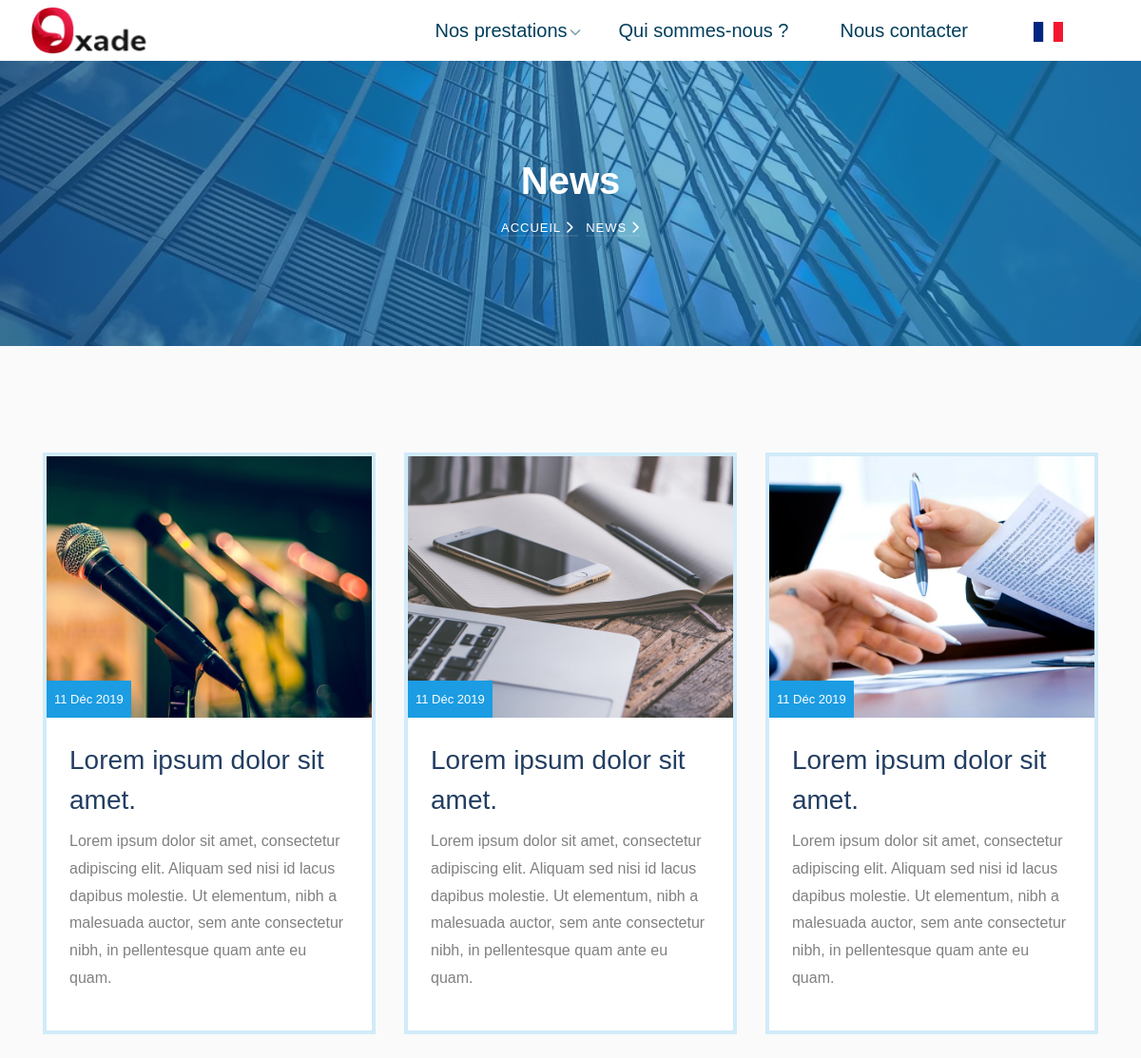
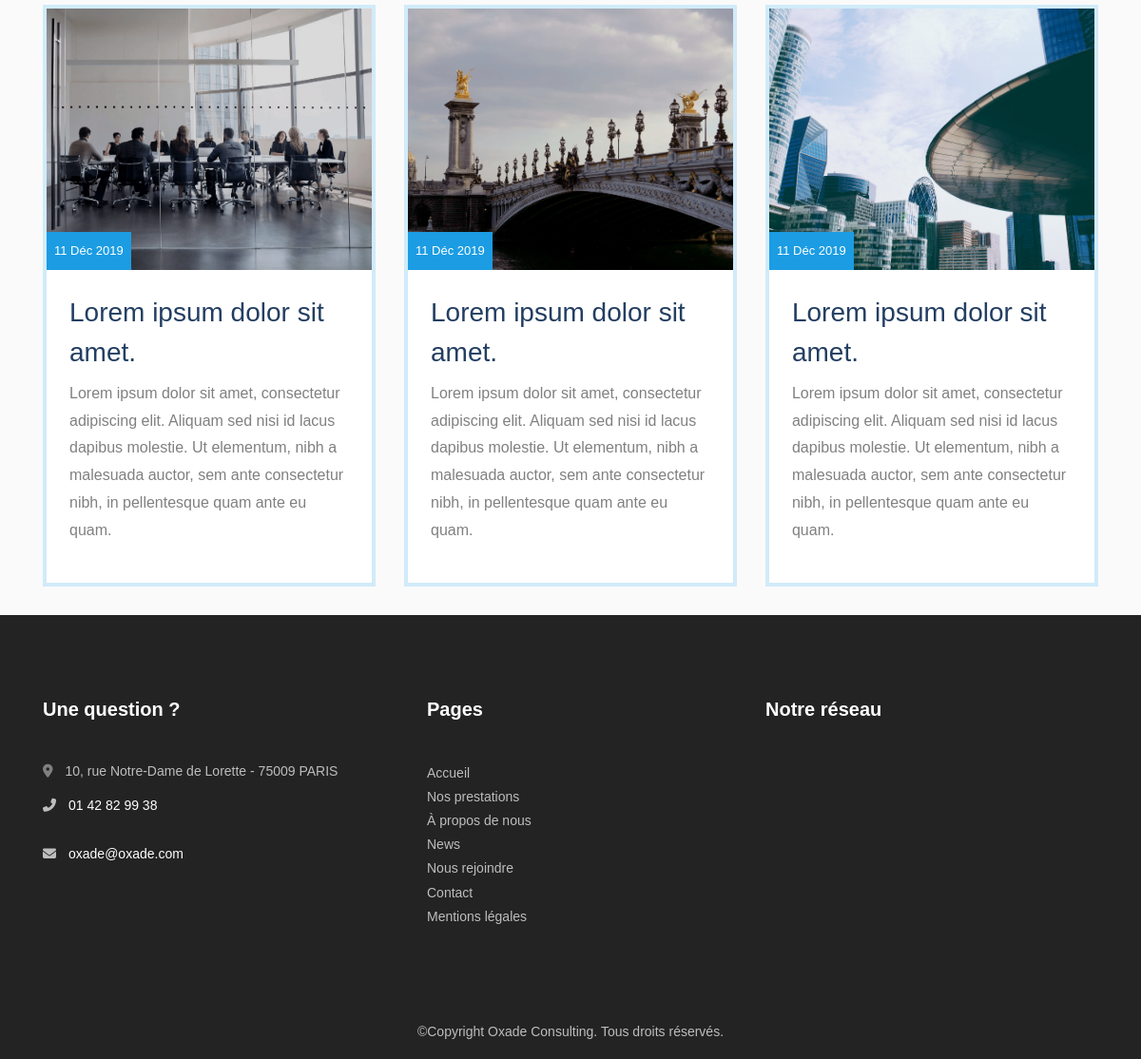
Page /fr/news/ on the earlier database version (2 pictures, top to bottom).
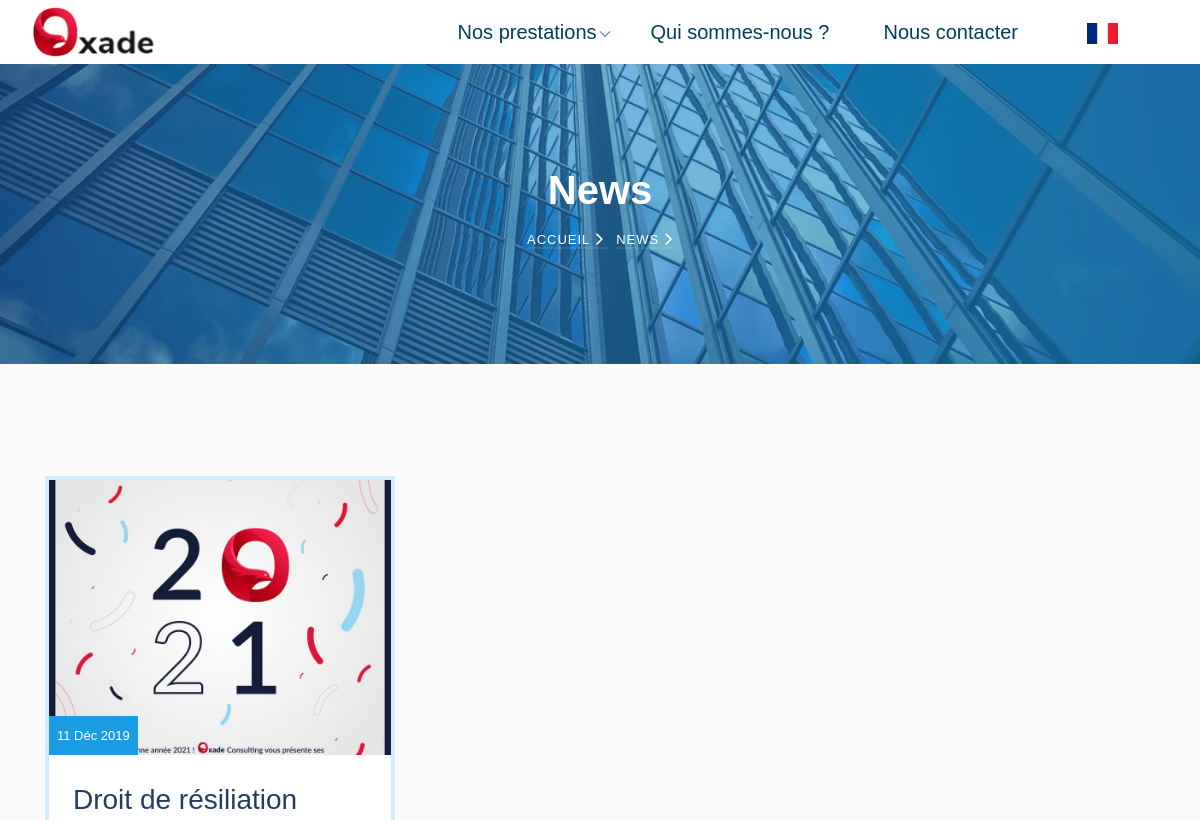
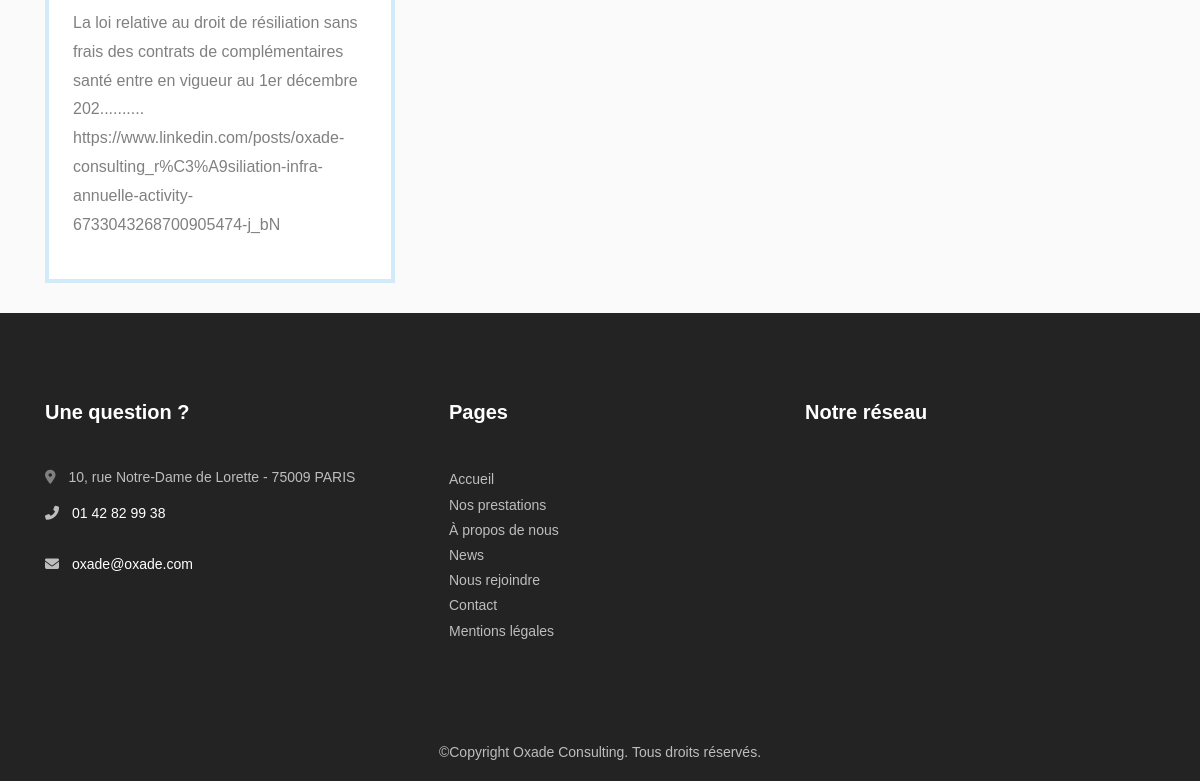
Same page on the later database version (2 pictures, top to bottom).
### vitrine/models.py (models this page shows, shortened)
class Bdd_evenement(models.Model):
	id = models.AutoField(primary_key = True)
	titre = models.CharField(default=' ',max_length=400)
	texte = models.TextField(default=' ')
	img = models.FileField(upload_to='image_evenement/')
	date = models.DateTimeField(auto_now_add=True, blank=True)
	class Meta:
		verbose_name = "Évenement"
		ordering = ['id']

### vitrine/views.py (the view)
def evenements(request):
	events = Bdd_evenement.objects.all().reverse()
	evenement = Bdd_evenement.objects.all().reverse()[0]
	reseaux = Bdd_reseaux.objects.all()
	if request.POST.get("sv"):
		Bdd_mail.objects.create(mail=request.POST.get("mail"))
	context = locals()
	template = 'evenements.html'
	return render(request,template,context)

### vitrine/templates/evenements.html (shortened to what this page needs)
{% extends 'base_vitrine.html' %}
{% load staticfiles %} {% load i18n %}
{% block seo %}
<link rel="stylesheet" href="{% static 'vitrine/css/evenement.css' %}"> <script src="https://kit.fontawesome.com/b7aa201f58.js"></script>
{% endblock %}
{% block content %}
<section class="hero-wrap hero-wrap-2 fond_immeuble">
	<div class="overlay"></div>
	<div class="container">
		<div class="row no-gutters slider-text align-items-center justify-content-center">
			<div class="col-md-9 ftco-animate text-center fadeInUp ftco-animated">
				<h1 class="mb-2 bread">{% trans 'News' %} </h1>
				<p class="breadcrumbs">
					<span class="mr-2">
						<a href="{% url 'index_vitrine'%}">{% trans 'Accueil' %} <i class="fas fa-chevron-right"></i></a>
					</span>
					<span>{% trans 'News' %} <i class="fas fa-chevron-right"></i></span>
				</p>
			</div>
		</div>
	</div>
</section>
<section class="ftco-section bg-light">
	<div class="container">
		<div class="row">
			{% for event in events %}
			<div class="col-md-6 col-lg-4 ftco-animate fadeInUp ftco-animated">
				<div class="blog-entry">
					<a class="block-20 d-flex align-items-end" style="background-image: url({{ event.img.url }});">
						<div class="meta-date text-center p-2">
							{{event.date|date:"d M Y"}}
						</div>
					</a>
					<div class="text bg-white p-4">
						<h3 class="heading"><a>{{event.titre}}</a></h3>
						<p>
							{{event.texte}}
						</p>
					</div>
				</div>
			</div>
			{% endfor %}
		</div>
	</div>
</section>
{% endblock %}

### vitrine/templates/base_vitrine.html (shortened to what this page needs)
{% load staticfiles %}{% load i18n %}
<!DOCTYPE html>
<html lang="fr">
	<head>
		{% block seo %} {% endblock %}
	</head>
	<body>
	{% include 'annexe/navbar.html' %}
		{% block content %}
    	{% endblock %}
	{% include 'annexe/footer.html' %}
	</body>
</html>

### vitrine/templates/annexe/navbar.html (shortened to what this page needs)
{% load staticfiles %} {% load i18n %}
{% block seo %}
<link rel="stylesheet" type="text/css" href="{% static 'vitrine/css/navbar.css' %}">
{% endblock %}
{% block content %}
<nav style="display: flex;flex-direction: row-reverse;">
  <ul class="all_nav container" id="navbar">
    <li class="links langues"><form  action="{% url 'set_language' %}" method="post" class="searchform order-lg-last links_a">
      <div class="form-group d-flex" >
        <div class="dropdown_langues" >
          {% get_current_language as LANGUAGE_CODE %}
          {% get_available_languages as LANGUAGES %}
          {% get_language_info_list for LANGUAGES as languages %}
          {% if LANGUAGE_CODE == 'fr' %}
          <a
          lang="fr" aria-label="langue-fr" >
          <picture>
            <source type="image/webp" srcset="{% static 'vitrine/img/webp/drapeau_france.webp' %}">
            <source type="image/png" srcset="{% static 'vitrine/img/drapeau_france.png' %}">
            <img alt="logo-français" style="width: 31px;margin-left: 16px;" src="{% static 'vitrine/img/drapeau_france.png' %}">
          </picture>
        </a>
        {% endif %}
      </div>
    </div>
  </form>
</li>
<li class="links"><a href="{% url 'contact' %}" class="nav-link pl-0 links_a" style="margin-left: 17px;">{% trans 'Nous contacter' %}</a></li>
<li class="links"><a href="{% url 'a_propos' %}" class="nav-link pl-0 links_a" style="margin-left: 17px;">{% trans 'Qui sommes-nous ?' %}</a></li>
<li class="nav-item item-navbar-dropdown links" id="myDropdown2">
  <li class="nav-item item-navbar-dropdown links" id="myDropdown1">
    <a aria-label="Offres" class="nav-link links_a" onclick="display_offres()" style="cursor: pointer;">{% trans 'Nos prestations' %}
      <picture>
        <source type="image/webp" srcset="{% static 'vitrine/img/webp/fleche_blanche.webp' %}">
        <source type="image/png" srcset="{% static 'vitrine/img/fleche_blanche.png' %}">
        <img class="fleche_blanche" alt="fleche-blanche" src="{% static 'vitrine/img/fleche_blanche.png' %}">
      </picture>
    </a>
      </li>
      <li class="links" style="float:left">
        <a aria-label="Logo oxade"  href="{% url 'index_vitrine' %}">
          <picture>
            <source type="image/webp" srcset="{% static 'vitrine/img/webp/logo_oxade.webp' %}">
            <source type="image/png" srcset="{% static 'vitrine/img/logo_oxade.png' %}">
            <img alt="bandeau-oxade-consulting"src="{% static 'vitrine/img/logo_oxade.png' %}" class="logo_oxade">
          </picture>
        </a>
      </li>
    </ul>
  </nav>
                {% endblock %}

### vitrine/templates/annexe/footer.html (shortened to what this page needs)
{% load staticfiles %} {% load i18n %}
{% block seo %}
<link rel="stylesheet" type="text/css" href="{% static 'vitrine/css/footer.css' %}">
{% endblock %}
{% block content %}
<footer class="ftco-footer ftco-bg-dark ftco-section">
			<div class="container">
				<div class="row mb-5">
					<div class="col-md-6 col-lg-4 t-a-c">
						<div class="ftco-footer-widget mb-5">
							<h2 class="ftco-heading-2">{% trans 'Une question ?' %}</h2>
							<div class="block-23 mb-3">
								<ul>
									<li class="ml-mr">
										<i class="fas fa-map-marker-alt icones_footer"></i>
										<span class="text">10, rue Notre-Dame de Lorette - 75009 PARIS</span>
									</li>
									<li class="ml-mr">
										<a aria-label="téléphone" href="tel:+33142829938">
											<i class="fas fa-phone-alt icones_footer"></i>
											<span class="text">01 42 82 99 38 </span>
										</a>
									</li>
									<li class="ml-mr">
										<a aria-label="email" href="mailto:oxade@oxade.com" style="cursor: pointer;">
											<i class="fas fa-envelope icones_footer"></i>
											<span class="text"><span class="__cf_email__" data-cfemail="a9c0c7cfc6e9d0c6dcdbcdc6c4c8c0c787cac6c4"> oxade@oxade.com</span></span>
										</a>
									</li>
								</ul>
							</div>
						</div>
					</div>
					<div class="col-md-6 col-lg-4 t-a-c">
						<div class="ftco-footer-widget mb-5 ml-md-4">
							<h2 class="ftco-heading-2">{% trans 'Pages' %}</h2>
							<ul class="list-unstyled">
								<li>
									<a aria-label="Accueil" href="{% url 'index_vitrine' %}">{% trans 'Accueil' %}</a>
								</li>
								<li>
									<a aria-label="Secteurs" href="{% url 'index_vitrine' %}#secteurs">{% trans 'Nos prestations' %}</a>
								</li>
								<li>
									<a aria-label="Événementiel" href="{% url 'a_propos' %}">{% trans 'À propos de nous' %}</a>
								</li>
								<li>
									<a aria-label="News" href="{% url 'news' %}">{% trans 'News' %}</a>
								</li>
								<li>
									<a aria-label="Événementiel" href="{% url 'nous_rejoindre' %}">{% trans 'Nous rejoindre' %}</a>
								</li>
								<li>
									<a aria-label="Contact" href="{% url 'contact' %}">{% trans 'Contact' %}</a>
								</li>
								<li>
									<a aria-label="Mentions légales" href="{% url 'mentions_legales' %}">{% trans 'Mentions légales' %}</a>
								</li>
							</ul>
						</div>
					</div>
					<div class="col-md-6 col-lg-4 t-a-c">
						<div class="ftco-footer-widget mb-5">
							<h2 class="ftco-heading-2 mb-0">{% trans 'Notre réseau' %}</h2>
							<ul class="ftco-footer-social list-unstyled float-md-left float-lft mt-3">
							</ul>
						</div>
					</div>
				</div>
				<div class="row">
					<div class="col-md-12 text-center">
						<p>
							&copy;Copyright
							 Oxade Consulting. {% trans 'Tous droits réservés' %}.
						</p>
					</div>
				</div>
			</div>
		</footer>
{% endblock %}

### vitrine/templates/annexe/navbar.html (style rules this page uses)
.all_nav { list-style-type: none; margin: 0; padding: 0; overflow: hidden; background-color: #fff; padding-left: 0px!important; }
.links { float: right; padding-right: 21px; }
.links_a { display: block; color: #013E5B!important; text-align: center; padding: 14px 16px; text-decoration: none; font-size: 20px!important; }
.fleche_blanche { margin-top: 14px; }
.logo_oxade { width: 126px; position: absolute; margin-top: 7px; }

Differences in the rows shown:
removed Bdd_evenement: img (picture), date "11 Déc 2019", titre "Lorem ipsum dolor sit amet.", texte "Lorem ipsum dolor sit amet, consectetur adipiscing elit. Aliquam sed nisi id lacus dapibus molestie. Ut elementum, nibh a malesuada auctor, sem ante consectetur nibh, in pellentesque quam ante eu quam."
removed Bdd_evenement: img (picture), date "11 Déc 2019", titre "Lorem ipsum dolor sit amet.", texte "Lorem ipsum dolor sit amet, consectetur adipiscing elit. Aliquam sed nisi id lacus dapibus molestie. Ut elementum, nibh a malesuada auctor, sem ante consectetur nibh, in pellentesque quam ante eu quam."
removed Bdd_evenement: img (picture), date "11 Déc 2019", titre "Lorem ipsum dolor sit amet.", texte "Lorem ipsum dolor sit amet, consectetur adipiscing elit. Aliquam sed nisi id lacus dapibus molestie. Ut elementum, nibh a malesuada auctor, sem ante consectetur nibh, in pellentesque quam ante eu quam."
removed Bdd_evenement: img (picture), date "11 Déc 2019", titre "Lorem ipsum dolor sit amet.", texte "Lorem ipsum dolor sit amet, consectetur adipiscing elit. Aliquam sed nisi id lacus dapibus molestie. Ut elementum, nibh a malesuada auctor, sem ante consectetur nibh, in pellentesque quam ante eu quam."
removed Bdd_evenement: img (picture), date "11 Déc 2019", titre "Lorem ipsum dolor sit amet.", texte "Lorem ipsum dolor sit amet, consectetur adipiscing elit. Aliquam sed nisi id lacus dapibus molestie. Ut elementum, nibh a malesuada auctor, sem ante consectetur nibh, in pellentesque quam ante eu quam."
changed Bdd_evenement: img: a different picture; titre "Lorem ipsum dolor sit amet." → "Droit de résiliation"; texte "Lorem ipsum dolor sit amet, consectetur adipiscing elit. Aliquam sed nisi id lacus dapibus molestie. Ut elementum, nibh a malesuada auctor, sem ante consectetur nibh, in pellentesque quam ante eu quam." → "La loi relative au droit de résiliation sans frais des contrats de complémentaires santé entre en vigueur au 1er décembre 202.......... https://www.linkedin.com/posts/oxade-consulting_r%C3%A9siliation-infra-annuelle-activity-6733043268700905474-j_bN"
